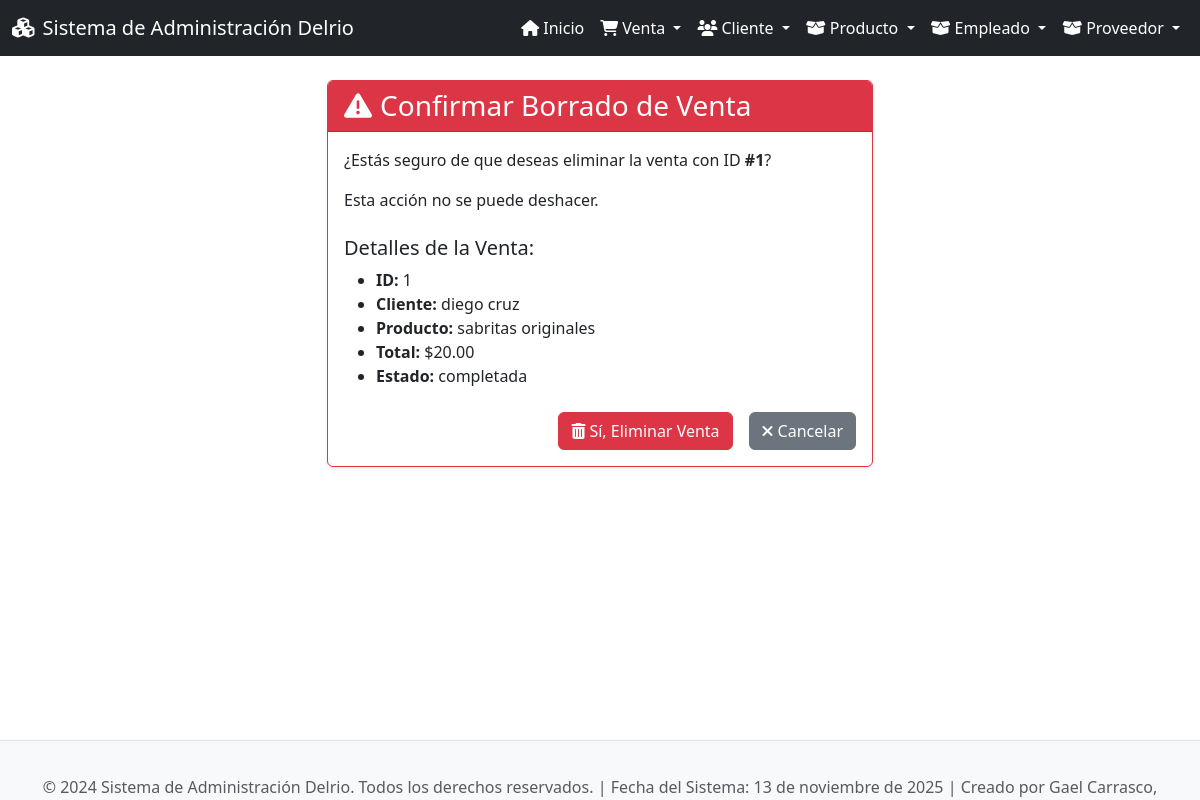
/ventas/borrar/1/, run on the app's committed database.
### app_Delrio/models.py (models this page shows, shortened)
class Venta(models.Model):
    fech_venta = models.DateTimeField(auto_now_add=True)
    total_venta = models.DecimalField(max_digits=10, decimal_places=2)
    estado = models.CharField(max_length=50)
    id_clie = models.ForeignKey(Cliente, on_delete=models.CASCADE, related_name="ventas")
    id_prod = models.ForeignKey(Producto, on_delete=models.CASCADE, related_name="ventas")
    id_empl = models.ForeignKey(Empleado, on_delete=models.CASCADE, related_name="ventas")

class Cliente(models.Model):
    nom_clie = models.CharField(max_length=100)
    apellido_clie = models.CharField(max_length=100)
    C_E_clie = models.CharField(max_length=100)  # Correo electrónico
    tel_clie = models.CharField(max_length=20)
    direc_clie = models.TextField()
    fech_compra = models.DateField()

class Producto(models.Model):
    nom_prod = models.CharField(max_length=100)
    desc_prod = models.TextField(blank=True, null=True)
    precio_unidad = models.DecimalField(max_digits=10, decimal_places=2)
    stock = models.IntegerField()
    fech_creacion = models.DateTimeField(auto_now_add=True)
    id_prov = models.ForeignKey(Proveedor, on_delete=models.CASCADE, related_name="productos")  # Si existiera tabla 'proveedor', sería ForeignKey

### app_Delrio/views.py (the view)
# urls.py: path('ventas/borrar/<int:pk>/', views.borrar_venta, name='borrar_venta'),
def borrar_venta(request, pk):
    venta = get_object_or_404(Venta, pk=pk)
    if request.method == 'POST':
        venta.delete()
        return redirect('ver_ventas')
    return render(request, 'Ventas/borrar_venta.html', {'venta': venta})

### app_Delrio/templates/ventas/borrar_venta.html (shortened to what this page needs)
{% extends 'base.html' %}
{% block content %}
<div class="row justify-content-center">
    <div class="col-md-6">
        <div class="card shadow-sm border-danger">
            <div class="card-header bg-danger text-white">
                <h3 class="mb-0"><i class="fas fa-exclamation-triangle me-2"></i>Confirmar Borrado de Venta</h3>
            </div>
            <div class="card-body">
                <p class="card-text">¿Estás seguro de que deseas eliminar la venta con ID <strong>#{{ venta.id }}</strong>?</p>
                <p class="card-text">Esta acción no se puede deshacer.</p>
                <h5 class="mt-4">Detalles de la Venta:</h5>
                <ul>
                    <li><strong>ID:</strong> {{ venta.id }}</li>
                    <li><strong>Cliente:</strong> {{ venta.id_clie.nom_clie }} {{ venta.id_clie.apellido_clie }}</li>
                    <li><strong>Producto:</strong> {{ venta.id_prod.nom_prod }}</li>
                    <li><strong>Total:</strong> ${{ venta.total_venta }}</li>
                    <li><strong>Estado:</strong> {{ venta.estado }}</li>
                </ul>
                <div class="d-grid gap-2 d-md-flex justify-content-md-end mt-4">
                    <form action="{% url 'borrar_venta' venta.id %}" method="post" style="display:inline;">
                        <button type="submit" class="btn btn-danger me-md-2"><i class="fas fa-trash-alt me-1"></i>Sí, Eliminar Venta</button>
                    </form>
                    <a href="{% url 'ver_ventas' %}" class="btn btn-secondary"><i class="fas fa-times me-1"></i>Cancelar</a>
                </div>
            </div>
        </div>
    </div>
</div>
{% endblock %}

### app_Delrio/templates/base.html (style rules this page uses)
body { display: flex; flex-direction: column; min-height: 100vh; }

### data on the page
Venta: id "1", id_clie.nom_clie "diego", id_clie.apellido_clie "cruz", id_prod.nom_prod "sabritas originales", total_venta "20.00", estado "completada"
